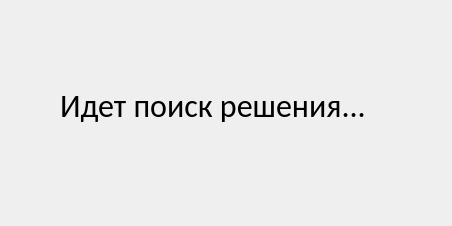
<?xml version="1.0" encoding="UTF-8"?>
<ui version="4.0">
 <class>Form</class>
 <widget class="QWidget" name="Form">
  <property name="geometry">
   <rect>
    <x>0</x>
    <y>0</y>
    <width>452</width>
    <height>226</height>
   </rect>
  </property>
  <property name="windowTitle">
   <string>Form</string>
  </property>
  <widget class="QLabel" name="label">
   <property name="geometry">
    <rect>
     <x>60</x>
     <y>80</y>
     <width>321</width>
     <height>51</height>
    </rect>
   </property>
   <property name="font">
    <font>
     <family>Calibri</family>
     <pointsize>24</pointsize>
    </font>
   </property>
   <property name="text">
    <string>Идет поиск решения...</string>
   </property>
  </widget>
 </widget>
 <resources/>
 <connections/>
</ui>
